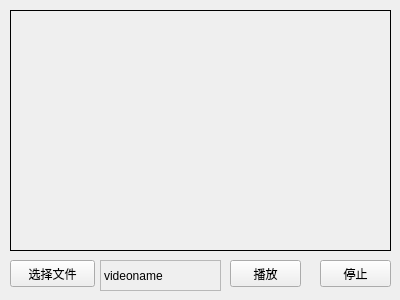
<?xml version="1.0" encoding="UTF-8"?>
<ui version="4.0">
 <class>MainWindow</class>
 <widget class="QMainWindow" name="MainWindow">
  <property name="geometry">
   <rect>
    <x>0</x>
    <y>0</y>
    <width>400</width>
    <height>300</height>
   </rect>
  </property>
  <property name="windowTitle">
   <string>MainWindow</string>
  </property>
  <widget class="QWidget" name="centralWidget">
   <widget class="QLabel" name="label_video">
    <property name="geometry">
     <rect>
      <x>10</x>
      <y>10</y>
      <width>381</width>
      <height>241</height>
     </rect>
    </property>
    <property name="frameShape">
     <enum>QFrame::Box</enum>
    </property>
    <property name="text">
     <string/>
    </property>
    <property name="margin">
     <number>1</number>
    </property>
   </widget>
   <widget class="QPushButton" name="pushButton">
    <property name="geometry">
     <rect>
      <x>10</x>
      <y>260</y>
      <width>85</width>
      <height>27</height>
     </rect>
    </property>
    <property name="text">
     <string>选择文件</string>
    </property>
   </widget>
   <widget class="QLabel" name="label_filename">
    <property name="geometry">
     <rect>
      <x>100</x>
      <y>260</y>
      <width>121</width>
      <height>31</height>
     </rect>
    </property>
    <property name="frameShape">
     <enum>QFrame::StyledPanel</enum>
    </property>
    <property name="text">
     <string>videoname</string>
    </property>
   </widget>
   <widget class="QPushButton" name="pushButton_play">
    <property name="geometry">
     <rect>
      <x>230</x>
      <y>260</y>
      <width>71</width>
      <height>27</height>
     </rect>
    </property>
    <property name="text">
     <string>播放</string>
    </property>
   </widget>
   <widget class="QPushButton" name="pushButton_stop">
    <property name="geometry">
     <rect>
      <x>320</x>
      <y>260</y>
      <width>71</width>
      <height>27</height>
     </rect>
    </property>
    <property name="text">
     <string>停止</string>
    </property>
   </widget>
  </widget>
 </widget>
 <layoutdefault spacing="6" margin="11"/>
 <resources/>
 <connections/>
</ui>
